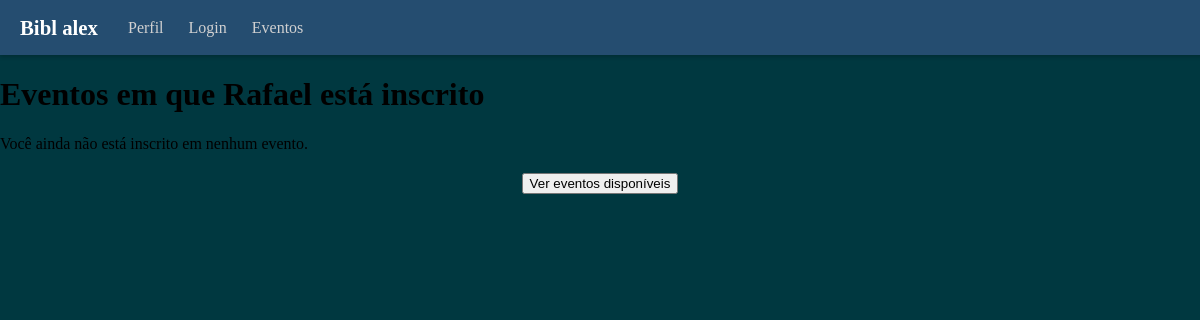
Page /home_inscricao/ (signed in) on the earlier database version.
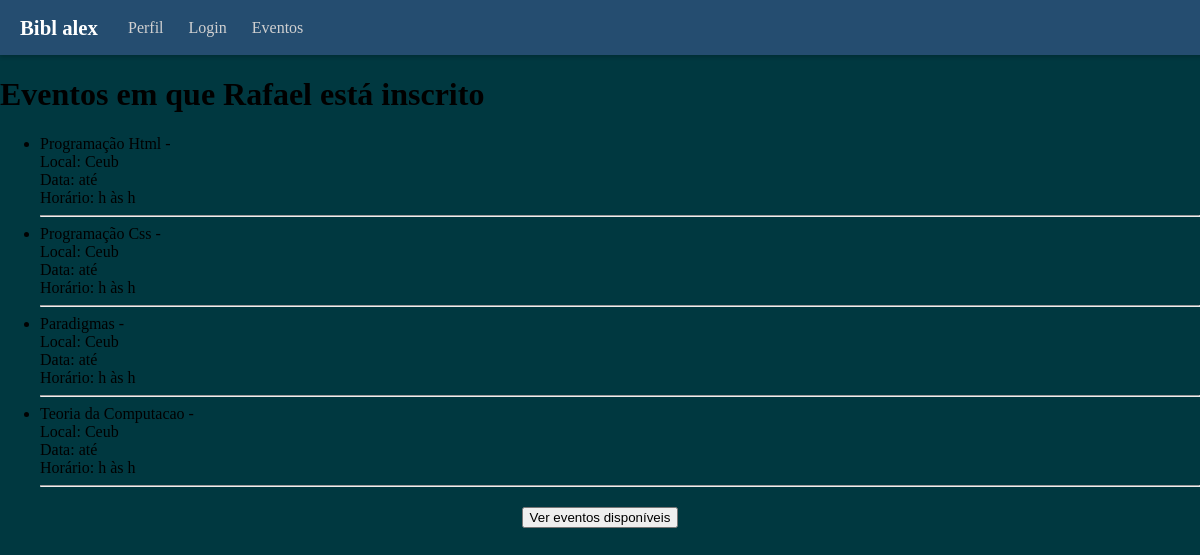
Same page on the later database version.
### login/models.py (models this page shows)
class Evento (models.Model):
    id_evento = models.AutoField(primary_key=True, unique=True)
    nome = models.TextField(max_length=100, null= True)
    tipoEvento = models.TextField(max_length=200)
    dataIni = models.DateField()
    dataFin = models.DateField()
    horasDura = models.TimeField(null=True, blank=True)
    local = models.TextField(max_length=200)
    quantPart = models.IntegerField(validators=[MinValueValidator(0)])
    organizador = models.TextField(max_length=200)
    vagas = models.IntegerField(validators=[MinValueValidator(0)], null=False)
    certificado = models.BooleanField(default=False)

### login/views.py (the view)
# urls.py: path("home_inscricao/", views.home_inscricao, name = "list_inscricao"),
def home_inscricao(request):
    usuario_id = request.session.get("usuario_id")
    if not usuario_id:
        return redirect("login")
    usuario = get_object_or_404(Usuario, id_usuario=usuario_id)
    inscritos = Inscrito.objects.filter(usuario_id=usuario)
    eventos_inscritos = [i.evento_id for i in inscritos]
    return render(request, "list_inscricoes.html", {
        "usuario": usuario,
        "eventos": eventos_inscritos,
    })

### login/templates/list_inscricoes.html
{% extends 'base.html' %}
{% block content %}
    <h1>Eventos em que {{ usuario.nome }} está inscrito</h1>
    {% if eventos %}
        <ul>
        {% for evento in eventos %}
            <li>
                {{ evento.nome }} - {{ evento.tipoevento }} <br>
                Local: {{ evento.local }} <br>
                Data: {{ evento.dataI }} até {{ evento.dataF }} <br>
                Horário: {{ evento.horarioI }}h às {{ evento.horarioF }}h
            </li>
            <hr>
        {% endfor %}
        </ul>
    {% else %}
        <p>Você ainda não está inscrito em nenhum evento.</p>
    {% endif %}
</body>
</html>
<section style="margin-top: 20px; text-align: center;">
  <a href="{% url 'inscricao_evento_disp' %}">
    <button>
      Ver eventos disponíveis
    </button>
  </a>
</section>
{% endblock  %}

Differences in the rows shown:
now on this page (row edited): Evento: nome "Programação Html", local "Ceub"
added Evento: nome "Programação Css", local "Ceub"
added Evento: nome "Paradigmas", local "Ceub"
added Evento: nome "Teoria da Computacao", local "Ceub"
Other differences:
text no longer shown: "Você ainda não está inscrito em nenhum evento."
